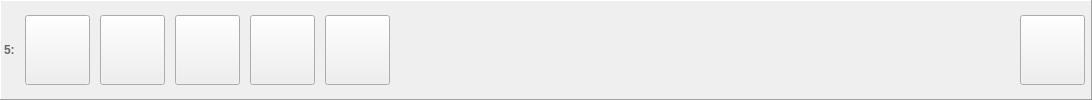
     <widget class="QFrame" name="horizontalFrame_5">
      <property name="enabled">
       <bool>true</bool>
      </property>
      <property name="sizePolicy">
       <sizepolicy hsizetype="Expanding" vsizetype="Minimum">
        <horstretch>0</horstretch>
        <verstretch>0</verstretch>
       </sizepolicy>
      </property>
      <property name="minimumSize">
       <size>
        <width>330</width>
        <height>0</height>
       </size>
      </property>
      <property name="maximumSize">
       <size>
        <width>16777215</width>
        <height>100</height>
       </size>
      </property>
      <property name="contextMenuPolicy">
       <enum>Qt::ActionsContextMenu</enum>
      </property>
      <property name="autoFillBackground">
       <bool>false</bool>
      </property>
      <property name="frameShape">
       <enum>QFrame::Panel</enum>
      </property>
      <property name="frameShadow">
       <enum>QFrame::Raised</enum>
      </property>
      <layout class="QHBoxLayout" name="horizontalLayout_5">
       <property name="spacing">
        <number>10</number>
       </property>
       <property name="leftMargin">
        <number>3</number>
       </property>
       <property name="topMargin">
        <number>3</number>
       </property>
       <property name="rightMargin">
        <number>3</number>
       </property>
       <property name="bottomMargin">
        <number>3</number>
       </property>
       <item>
        <widget class="QLabel" name="label_13">
         <property name="enabled">
          <bool>true</bool>
         </property>
         <property name="sizePolicy">
          <sizepolicy hsizetype="Fixed" vsizetype="Fixed">
           <horstretch>0</horstretch>
           <verstretch>0</verstretch>
          </sizepolicy>
         </property>
         <property name="palette">
          <palette>
           <active>
            <colorrole role="WindowText">
             <brush brushstyle="SolidPattern">
              <color alpha="255">
               <red>104</red>
               <green>104</green>
               <blue>104</blue>
              </color>
             </brush>
            </colorrole>
           </active>
           <inactive>
            <colorrole role="WindowText">
             <brush brushstyle="SolidPattern">
              <color alpha="255">
               <red>104</red>
               <green>104</green>
               <blue>104</blue>
              </color>
             </brush>
            </colorrole>
           </inactive>
           <disabled>
            <colorrole role="WindowText">
             <brush brushstyle="SolidPattern">
              <color alpha="255">
               <red>120</red>
               <green>120</green>
               <blue>120</blue>
              </color>
             </brush>
            </colorrole>
           </disabled>
          </palette>
         </property>
         <property name="font">
          <font>
           <weight>75</weight>
           <bold>true</bold>
          </font>
         </property>
         <property name="text">
          <string>5:</string>
         </property>
         <property name="margin">
          <number>5</number>
         </property>
        </widget>
       </item>
       <item>
        <widget class="QToolButton" name="buttonMountDisk_5">
         <property name="enabled">
          <bool>true</bool>
         </property>
         <property name="sizePolicy">
          <sizepolicy hsizetype="Minimum" vsizetype="Minimum">
           <horstretch>0</horstretch>
           <verstretch>0</verstretch>
          </sizepolicy>
         </property>
         <property name="minimumSize">
          <size>
           <width>65</width>
           <height>0</height>
          </size>
         </property>
         <property name="maximumSize">
          <size>
           <width>70</width>
           <height>70</height>
          </size>
         </property>
         <property name="sizeIncrement">
          <size>
           <width>1</width>
           <height>1</height>
          </size>
         </property>
         <property name="focusPolicy">
          <enum>Qt::NoFocus</enum>
         </property>
         <property name="iconSize">
          <size>
           <width>40</width>
           <height>40</height>
          </size>
         </property>
        </widget>
       </item>
       <item>
        <widget class="QToolButton" name="buttonMountFolder_5">
         <property name="enabled">
          <bool>true</bool>
         </property>
         <property name="sizePolicy">
          <sizepolicy hsizetype="Minimum" vsizetype="Minimum">
           <horstretch>0</horstretch>
           <verstretch>0</verstretch>
          </sizepolicy>
         </property>
         <property name="minimumSize">
          <size>
           <width>65</width>
           <height>0</height>
          </size>
         </property>
         <property name="maximumSize">
          <size>
           <width>70</width>
           <height>70</height>
          </size>
         </property>
         <property name="sizeIncrement">
          <size>
           <width>1</width>
           <height>1</height>
          </size>
         </property>
         <property name="focusPolicy">
          <enum>Qt::NoFocus</enum>
         </property>
         <property name="iconSize">
          <size>
           <width>40</width>
           <height>40</height>
          </size>
         </property>
        </widget>
       </item>
       <item>
        <widget class="QToolButton" name="buttonSave_5">
         <property name="enabled">
          <bool>true</bool>
         </property>
         <property name="sizePolicy">
          <sizepolicy hsizetype="Minimum" vsizetype="Minimum">
           <horstretch>0</horstretch>
           <verstretch>0</verstretch>
          </sizepolicy>
         </property>
         <property name="minimumSize">
          <size>
           <width>65</width>
           <height>0</height>
          </size>
         </property>
         <property name="maximumSize">
          <size>
           <width>70</width>
           <height>70</height>
          </size>
         </property>
         <property name="sizeIncrement">
          <size>
           <width>1</width>
           <height>1</height>
          </size>
         </property>
         <property name="focusPolicy">
          <enum>Qt::NoFocus</enum>
         </property>
         <property name="iconSize">
          <size>
           <width>40</width>
           <height>40</height>
          </size>
         </property>
         <property name="checkable">
          <bool>true</bool>
         </property>
        </widget>
       </item>
       <item>
        <widget class="QToolButton" name="autoSave_5">
         <property name="enabled">
          <bool>true</bool>
         </property>
         <property name="sizePolicy">
          <sizepolicy hsizetype="Minimum" vsizetype="Minimum">
           <horstretch>0</horstretch>
           <verstretch>0</verstretch>
          </sizepolicy>
         </property>
         <property name="minimumSize">
          <size>
           <width>65</width>
           <height>0</height>
          </size>
         </property>
         <property name="maximumSize">
          <size>
           <width>70</width>
           <height>70</height>
          </size>
         </property>
         <property name="sizeIncrement">
          <size>
           <width>1</width>
           <height>1</height>
          </size>
         </property>
         <property name="focusPolicy">
          <enum>Qt::NoFocus</enum>
         </property>
         <property name="text">
          <string/>
         </property>
         <property name="iconSize">
          <size>
           <width>40</width>
           <height>40</height>
          </size>
         </property>
         <property name="checkable">
          <bool>false</bool>
         </property>
        </widget>
       </item>
       <item>
        <widget class="QToolButton" name="buttonEditDisk_5">
         <property name="enabled">
          <bool>true</bool>
         </property>
         <property name="sizePolicy">
          <sizepolicy hsizetype="Minimum" vsizetype="Minimum">
           <horstretch>0</horstretch>
           <verstretch>0</verstretch>
          </sizepolicy>
         </property>
         <property name="minimumSize">
          <size>
           <width>65</width>
           <height>0</height>
          </size>
         </property>
         <property name="maximumSize">
          <size>
           <width>70</width>
           <height>70</height>
          </size>
         </property>
         <property name="sizeIncrement">
          <size>
           <width>1</width>
           <height>1</height>
          </size>
         </property>
         <property name="focusPolicy">
          <enum>Qt::NoFocus</enum>
         </property>
         <property name="iconSize">
          <size>
           <width>40</width>
           <height>40</height>
          </size>
         </property>
         <property name="checkable">
          <bool>false</bool>
         </property>
        </widget>
       </item>
       <item>
        <layout class="QVBoxLayout" name="verticalLayout_5">
         <property name="spacing">
          <number>0</number>
         </property>
         <property name="leftMargin">
          <number>5</number>
         </property>
         <property name="rightMargin">
          <number>5</number>
         </property>
         <item>
          <spacer name="horizontalSpacer_5">
           <property name="orientation">
            <enum>Qt::Horizontal</enum>
           </property>
           <property name="sizeHint" stdset="0">
            <size>
             <width>600</width>
             <height>0</height>
            </size>
           </property>
          </spacer>
         </item>
         <item>
          <widget class="QLabel" name="labelFileName_5">
           <property name="enabled">
            <bool>true</bool>
           </property>
           <property name="sizePolicy">
            <sizepolicy hsizetype="Ignored" vsizetype="Fixed">
             <horstretch>0</horstretch>
             <verstretch>0</verstretch>
            </sizepolicy>
           </property>
           <property name="autoFillBackground">
            <bool>false</bool>
           </property>
           <property name="text">
            <string/>
           </property>
           <property name="textFormat">
            <enum>Qt::PlainText</enum>
           </property>
           <property name="wordWrap">
            <bool>false</bool>
           </property>
          </widget>
         </item>
         <item>
          <widget class="QLabel" name="labelImageProperties_5">
           <property name="enabled">
            <bool>true</bool>
           </property>
           <property name="sizePolicy">
            <sizepolicy hsizetype="Preferred" vsizetype="Fixed">
             <horstretch>0</horstretch>
             <verstretch>0</verstretch>
            </sizepolicy>
           </property>
           <property name="palette">
            <palette>
             <active>
              <colorrole role="WindowText">
               <brush brushstyle="SolidPattern">
                <color alpha="255">
                 <red>128</red>
                 <green>128</green>
                 <blue>128</blue>
                </color>
               </brush>
              </colorrole>
              <colorrole role="Mid">
               <brush brushstyle="SolidPattern">
                <color alpha="255">
                 <red>157</red>
                 <green>155</green>
                 <blue>144</blue>
                </color>
               </brush>
              </colorrole>
             </active>
             <inactive>
              <colorrole role="WindowText">
               <brush brushstyle="SolidPattern">
                <color alpha="255">
                 <red>128</red>
                 <green>128</green>
                 <blue>128</blue>
                </color>
               </brush>
              </colorrole>
              <colorrole role="Mid">
               <brush brushstyle="SolidPattern">
                <color alpha="255">
                 <red>157</red>
                 <green>155</green>
                 <blue>144</blue>
                </color>
               </brush>
              </colorrole>
             </inactive>
             <disabled>
              <colorrole role="WindowText">
               <brush brushstyle="SolidPattern">
                <color alpha="255">
                 <red>118</red>
                 <green>116</green>
                 <blue>108</blue>
                </color>
               </brush>
              </colorrole>
              <colorrole role="Mid">
               <brush brushstyle="SolidPattern">
                <color alpha="255">
                 <red>157</red>
                 <green>155</green>
                 <blue>144</blue>
                </color>
               </brush>
              </colorrole>
             </disabled>
            </palette>
           </property>
           <property name="textFormat">
            <enum>Qt::PlainText</enum>
           </property>
           <property name="alignment">
            <set>Qt::AlignLeading|Qt::AlignLeft|Qt::AlignVCenter</set>
           </property>
           <property name="wordWrap">
            <bool>false</bool>
           </property>
          </widget>
         </item>
        </layout>
       </item>
       <item>
        <widget class="QToolButton" name="buttonEject_5">
         <property name="enabled">
          <bool>true</bool>
         </property>
         <property name="sizePolicy">
          <sizepolicy hsizetype="Minimum" vsizetype="Minimum">
           <horstretch>0</horstretch>
           <verstretch>0</verstretch>
          </sizepolicy>
         </property>
         <property name="minimumSize">
          <size>
           <width>65</width>
           <height>0</height>
          </size>
         </property>
         <property name="maximumSize">
          <size>
           <width>70</width>
           <height>70</height>
          </size>
         </property>
         <property name="sizeIncrement">
          <size>
           <width>1</width>
           <height>1</height>
          </size>
         </property>
         <property name="focusPolicy">
          <enum>Qt::NoFocus</enum>
         </property>
         <property name="iconSize">
          <size>
           <width>40</width>
           <height>40</height>
          </size>
         </property>
        </widget>
       </item>
       <item>
        <spacer name="horizontalSpacer_11">
         <property name="orientation">
          <enum>Qt::Horizontal</enum>
         </property>
         <property name="sizeType">
          <enum>QSizePolicy::Fixed</enum>
         </property>
         <property name="sizeHint" stdset="0">
          <size>
           <width>3</width>
           <height>20</height>
          </size>
         </property>
        </spacer>
       </item>
      </layout>
     </widget>
